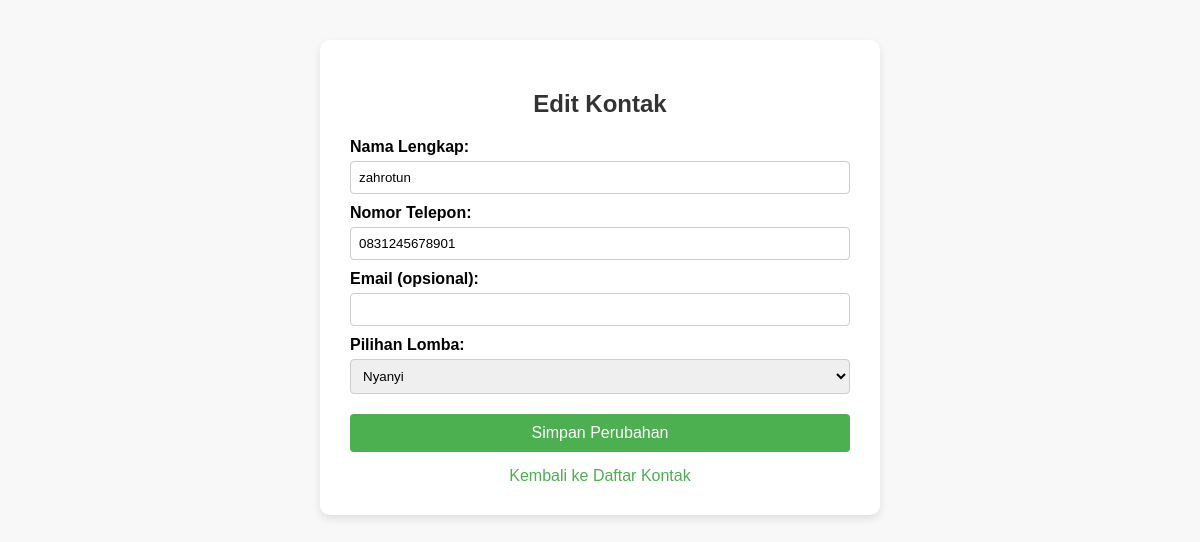
The page /edit.php?id=3 on the database its author committed.
### tables this page shows
CREATE TABLE `pendaftaran` (
  `id_pendaftaran` int(10) UNSIGNED NOT NULL,
  `nama_lengkap` varchar(100) NOT NULL,
  `nomor_telepon` varchar(13) NOT NULL,
  `email` varchar(100) DEFAULT NULL,
  `pilihan_lomba` enum('Nyanyi','Melukis') NOT NULL,
  `created_at` timestamp NOT NULL DEFAULT current_timestamp(),
  `updated_at` timestamp NOT NULL DEFAULT current_timestamp() ON UPDATE current_timestamp()
);

### edit.php (the view, shortened to what this page needs)
<?php
include 'koneksi.php';
$id = (int)$_GET['id'];
$data = $conn->query("SELECT * FROM pendaftaran WHERE id_pendaftaran=$id")->fetch_assoc();
?>
<!DOCTYPE html>
<html>
<head>
</head>
<body>
<div class="container">
    <h2>Edit Kontak</h2>
    <form method="post">
        <label>Nama Lengkap:</label>
        <input type="text" name="nama_lengkap"
               value="<?php echo isset($_POST['nama_lengkap'])?htmlspecialchars($_POST['nama_lengkap']):htmlspecialchars($data['nama_lengkap']); ?>">
        <label>Nomor Telepon:</label>
        <input type="text" name="nomor_telepon"
               value="<?php echo isset($_POST['nomor_telepon'])?htmlspecialchars($_POST['nomor_telepon']):htmlspecialchars($data['nomor_telepon']); ?>">
        <label>Email (opsional):</label>
        <input type="text" name="email"
               value="<?php echo isset($_POST['email'])?htmlspecialchars($_POST['email']):htmlspecialchars($data['email']); ?>">
        <label>Pilihan Lomba:</label>
        <select name="pilihan_lomba">
            <option value="Nyanyi" <?php
                $val = isset($_POST['pilihan_lomba'])?$_POST['pilihan_lomba']:$data['pilihan_lomba'];
                if($val=="Nyanyi") echo "selected"; ?>>Nyanyi</option>
        </select>
        <button type="submit">Simpan Perubahan</button>
    </form>
    <a href="index.php" class="back-link">Kembali ke Daftar Kontak</a>
</div>
</body>
</html>

### edit.php (style rules this page uses)
body { font-family: Arial, sans-serif; background-color: #f8f8f8; margin: 0; padding: 0; }
.container { max-width: 500px; margin: 40px auto; background: #fff; padding: 30px; border-radius: 10px; box-shadow: 0 4px 8px rgba(0,0,0,0.1); }
h2 { text-align: center; margin-bottom: 20px; color: #333; }
label { display: block; margin-top: 10px; font-weight: bold; }
input[type=text], select { width: 100%; padding: 8px; margin-top: 5px; border: 1px solid #ccc; border-radius: 4px; box-sizing: border-box; }
button { display: block; width: 100%; background-color: #4CAF50; color: white; padding: 10px; margin-top: 20px; border: none; border-radius: 4px; cursor: pointer; font-size: 16px; }
.back-link { display: block; text-align: center; margin-top: 15px; text-decoration: none; color: #4CAF50; }

### rows shown on the page
pendaftaran: nama_lengkap "zahrotun", nomor_telepon "0831245678901", pilihan_lomba "Nyanyi"
